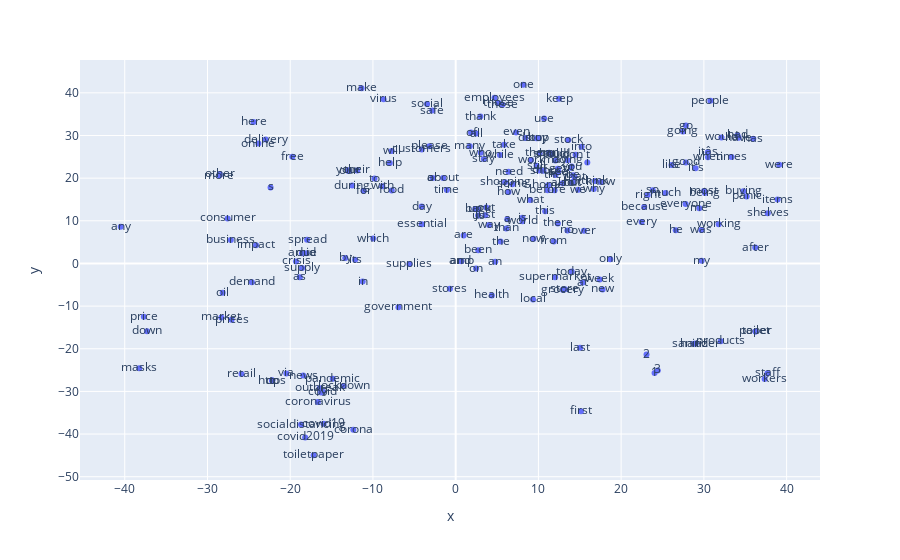

Notebook source saved alongside this figure:
### Code cell
# Graficar los embedddings en 2D
vecs, labels = reduce_dimensions(w2v_model)

MAX_WORDS=200
fig = px.scatter(x=vecs[:MAX_WORDS,0], y=vecs[:MAX_WORDS,1], text=labels[:MAX_WORDS])
fig.show() # esto para plotly en colab

### Figure 1 — Plotly figure (JSON) as saved in the notebook; plotly's stock layout.template omitted (floating-point values rounded to 4 significant figures; data arrays with more than 128 entries replaced by an {"elided": "..."} marker saying what was removed)
{"data": [{"hovertemplate": "x=%{x}<br>y=%{y}<br>text=%{text}<extra></extra>", "legendgroup": "", "marker": {"color": "#636efa", "symbol": "circle"}, "mode": "markers+text", "name": "", "orientation": "v", "showlegend": false, "text": {"elided": "200 str values"}, "type": "scatter", "x": {"elided": "200 float values"}, "xaxis": "x", "y": {"elided": "200 float values"}, "yaxis": "y"}], "layout": {"legend": {"tracegroupgap": 0}, "margin": {"t": 60}, "xaxis": {"anchor": "y", "domain": [0, 1], "title": {"text": "x"}}, "yaxis": {"anchor": "x", "domain": [0, 1], "title": {"text": "y"}}}}
